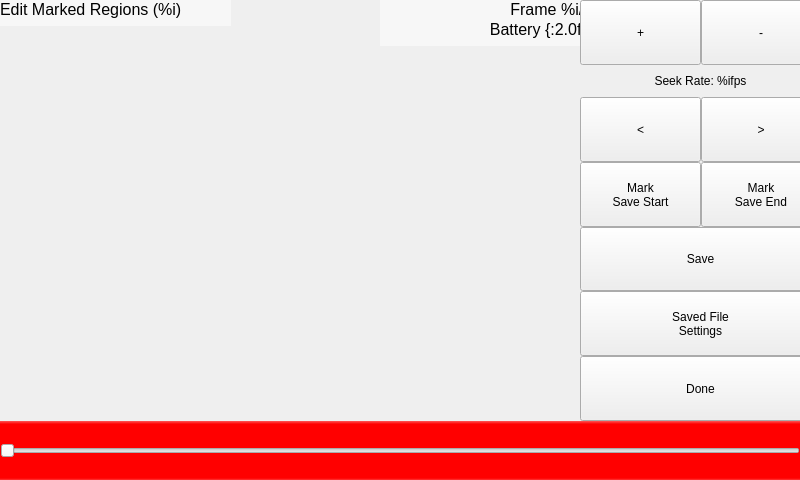
<?xml version="1.0" encoding="UTF-8"?>
<ui version="4.0">
 <class>Form</class>
 <widget class="QWidget" name="Form">
  <property name="geometry">
   <rect>
    <x>0</x>
    <y>0</y>
    <width>800</width>
    <height>480</height>
   </rect>
  </property>
  <property name="windowTitle">
   <string>Play &amp; Save</string>
  </property>
  <widget class="QWidget" name="gridLayoutWidget">
   <property name="geometry">
    <rect>
     <x>580</x>
     <y>0</y>
     <width>241</width>
     <height>421</height>
    </rect>
   </property>
   <layout class="QGridLayout" name="gridLayout" rowstretch="2,1,2,2,2,2,2" columnstretch="1,1">
    <property name="spacing">
     <number>0</number>
    </property>
    <item row="2" column="1">
     <widget class="Button" name="uiSeekForward">
      <property name="sizePolicy">
       <sizepolicy hsizetype="Ignored" vsizetype="Ignored">
        <horstretch>0</horstretch>
        <verstretch>0</verstretch>
       </sizepolicy>
      </property>
      <property name="text">
       <string>&gt;</string>
      </property>
      <property name="clickMarginLeftSetter" stdset="0">
       <enum>Button::none</enum>
      </property>
      <property name="clickMarginTopSetter" stdset="0">
       <enum>Button::none</enum>
      </property>
      <property name="clickMarginBottomSetter" stdset="0">
       <enum>Button::none</enum>
      </property>
      <property name="customStyleSheet" stdset="0">
       <string>Button { border-left-width: 0px; }</string>
      </property>
     </widget>
    </item>
    <item row="3" column="1">
     <widget class="Button" name="uiMarkEnd">
      <property name="sizePolicy">
       <sizepolicy hsizetype="Ignored" vsizetype="Ignored">
        <horstretch>0</horstretch>
        <verstretch>0</verstretch>
       </sizepolicy>
      </property>
      <property name="text">
       <string>Mark
Save End</string>
      </property>
      <property name="clickMarginLeftSetter" stdset="0">
       <enum>Button::none</enum>
      </property>
      <property name="clickMarginTopSetter" stdset="0">
       <enum>Button::none</enum>
      </property>
      <property name="clickMarginBottomSetter" stdset="0">
       <enum>Button::none</enum>
      </property>
      <property name="customStyleSheet" stdset="0">
       <string>Button { border-top-width: 0; border-left-width: 0; }</string>
      </property>
     </widget>
    </item>
    <item row="4" column="0" colspan="2">
     <widget class="Button" name="uiSave">
      <property name="sizePolicy">
       <sizepolicy hsizetype="Ignored" vsizetype="Ignored">
        <horstretch>0</horstretch>
        <verstretch>0</verstretch>
       </sizepolicy>
      </property>
      <property name="text">
       <string>Save</string>
      </property>
      <property name="clickMarginTopSetter" stdset="0">
       <enum>Button::none</enum>
      </property>
      <property name="clickMarginBottomSetter" stdset="0">
       <enum>Button::none</enum>
      </property>
      <property name="customStyleSheet" stdset="0">
       <string>Button { border-top-width: 0 }</string>
      </property>
     </widget>
    </item>
    <item row="6" column="0" colspan="2">
     <widget class="Button" name="uiDone">
      <property name="sizePolicy">
       <sizepolicy hsizetype="Ignored" vsizetype="Ignored">
        <horstretch>0</horstretch>
        <verstretch>0</verstretch>
       </sizepolicy>
      </property>
      <property name="text">
       <string>Done</string>
      </property>
      <property name="clickMarginTopSetter" stdset="0">
       <enum>Button::none</enum>
      </property>
      <property name="clickMarginBottomSetter" stdset="0">
       <enum>Button::none</enum>
      </property>
      <property name="customStyleSheet" stdset="0">
       <string>Button { border-top-width: 0 }</string>
      </property>
     </widget>
    </item>
    <item row="3" column="0">
     <widget class="Button" name="uiMarkStart">
      <property name="sizePolicy">
       <sizepolicy hsizetype="Ignored" vsizetype="Ignored">
        <horstretch>2</horstretch>
        <verstretch>2</verstretch>
       </sizepolicy>
      </property>
      <property name="text">
       <string>Mark
Save Start</string>
      </property>
      <property name="clickMarginRightSetter" stdset="0">
       <enum>Button::none</enum>
      </property>
      <property name="clickMarginTopSetter" stdset="0">
       <enum>Button::none</enum>
      </property>
      <property name="clickMarginBottomSetter" stdset="0">
       <enum>Button::none</enum>
      </property>
      <property name="customStyleSheet" stdset="0">
       <string>Button { border-top-width: 0 }</string>
      </property>
     </widget>
    </item>
    <item row="2" column="0">
     <widget class="Button" name="uiSeekBackward">
      <property name="sizePolicy">
       <sizepolicy hsizetype="Ignored" vsizetype="Ignored">
        <horstretch>0</horstretch>
        <verstretch>0</verstretch>
       </sizepolicy>
      </property>
      <property name="text">
       <string>&lt;</string>
      </property>
      <property name="clickMarginRightSetter" stdset="0">
       <enum>Button::none</enum>
      </property>
      <property name="clickMarginTopSetter" stdset="0">
       <enum>Button::none</enum>
      </property>
      <property name="clickMarginBottomSetter" stdset="0">
       <enum>Button::none</enum>
      </property>
     </widget>
    </item>
    <item row="1" column="0" colspan="2">
     <widget class="Label" name="uiSeekRateDisplay">
      <property name="sizePolicy">
       <sizepolicy hsizetype="Ignored" vsizetype="Ignored">
        <horstretch>1</horstretch>
        <verstretch>1</verstretch>
       </sizepolicy>
      </property>
      <property name="text">
       <string>Seek Rate: %ifps</string>
      </property>
      <property name="alignment">
       <set>Qt::AlignCenter</set>
      </property>
     </widget>
    </item>
    <item row="5" column="0" colspan="2">
     <widget class="Button" name="uiSavedFileSettings">
      <property name="sizePolicy">
       <sizepolicy hsizetype="Ignored" vsizetype="Ignored">
        <horstretch>0</horstretch>
        <verstretch>0</verstretch>
       </sizepolicy>
      </property>
      <property name="text">
       <string>Saved File
Settings</string>
      </property>
      <property name="clickMarginTopSetter" stdset="0">
       <enum>Button::none</enum>
      </property>
      <property name="clickMarginBottomSetter" stdset="0">
       <enum>Button::none</enum>
      </property>
      <property name="customStyleSheet" stdset="0">
       <string>Button { border-top-width: 0 }</string>
      </property>
     </widget>
    </item>
    <item row="0" column="1">
     <widget class="Button" name="uiSeekSlower">
      <property name="sizePolicy">
       <sizepolicy hsizetype="Ignored" vsizetype="Ignored">
        <horstretch>0</horstretch>
        <verstretch>0</verstretch>
       </sizepolicy>
      </property>
      <property name="text">
       <string>-</string>
      </property>
      <property name="clickMarginLeftSetter" stdset="0">
       <enum>Button::none</enum>
      </property>
      <property name="clickMarginTopSetter" stdset="0">
       <enum>Button::none</enum>
      </property>
      <property name="clickMarginBottomSetter" stdset="0">
       <enum>Button::none</enum>
      </property>
      <property name="customStyleSheet" stdset="0">
       <string>Button { border-top-width: 0px; }</string>
      </property>
     </widget>
    </item>
    <item row="0" column="0">
     <widget class="Button" name="uiSeekFaster">
      <property name="sizePolicy">
       <sizepolicy hsizetype="Ignored" vsizetype="Ignored">
        <horstretch>0</horstretch>
        <verstretch>0</verstretch>
       </sizepolicy>
      </property>
      <property name="text">
       <string>+</string>
      </property>
      <property name="clickMarginRightSetter" stdset="0">
       <enum>Button::none</enum>
      </property>
      <property name="clickMarginTopSetter" stdset="0">
       <enum>Button::none</enum>
      </property>
      <property name="clickMarginBottomSetter" stdset="0">
       <enum>Button::none</enum>
      </property>
      <property name="customStyleSheet" stdset="0">
       <string>Button { border-top-width: 0px; border-right-width: 0; }</string>
      </property>
     </widget>
    </item>
   </layout>
  </widget>
  <widget class="QWidget" name="uiTimelineVisualization" native="true">
   <property name="geometry">
    <rect>
     <x>0</x>
     <y>421</y>
     <width>800</width>
     <height>60</height>
    </rect>
   </property>
   <property name="styleSheet">
    <string notr="true">background: qlineargradient( x1:0 y1:0, x2:0 y2:1, stop:0 #F55, stop:0.05 red, stop:0.95 red, stop:1 #F55);</string>
   </property>
  </widget>
  <widget class="Label" name="uiEditMarkedRegions">
   <property name="geometry">
    <rect>
     <x>0</x>
     <y>0</y>
     <width>231</width>
     <height>26</height>
    </rect>
   </property>
   <property name="styleSheet">
    <string notr="true">
			font-size: 16px;
			background: rgba(255,255,255, 128);
		</string>
   </property>
   <property name="text">
    <string>Edit Marked Regions (%i)</string>
   </property>
   <property name="alignment">
    <set>Qt::AlignLeading|Qt::AlignLeft|Qt::AlignTop</set>
   </property>
  </widget>
  <widget class="Label" name="uiFrameReadout">
   <property name="geometry">
    <rect>
     <x>380</x>
     <y>0</y>
     <width>221</width>
     <height>20</height>
    </rect>
   </property>
   <property name="styleSheet">
    <string notr="true">
			font-size: 16px;
			background: rgba(255,255,255, 128);
		</string>
   </property>
   <property name="text">
    <string>Frame %i/%i</string>
   </property>
   <property name="alignment">
    <set>Qt::AlignRight|Qt::AlignTop|Qt::AlignTrailing</set>
   </property>
  </widget>
  <widget class="Backdrop" name="backdrop">
   <property name="geometry">
    <rect>
     <x>600</x>
     <y>0</y>
     <width>201</width>
     <height>420</height>
    </rect>
   </property>
   <property name="customStyleSheet" stdset="0">
    <string>border-left: 1px solid black;</string>
   </property>
  </widget>
  <widget class="Label" name="uiBatteryReadout">
   <property name="geometry">
    <rect>
     <x>380</x>
     <y>20</y>
     <width>221</width>
     <height>26</height>
    </rect>
   </property>
   <property name="styleSheet">
    <string notr="true">
			font-size: 16px;
			background: rgba(255,255,255, 128);
		</string>
   </property>
   <property name="text">
    <string>Battery {:2.0f}%</string>
   </property>
   <property name="alignment">
    <set>Qt::AlignRight|Qt::AlignTop|Qt::AlignTrailing</set>
   </property>
  </widget>
  <widget class="Slider" name="uiSeekSlider">
   <property name="geometry">
    <rect>
     <x>0</x>
     <y>400</y>
     <width>800</width>
     <height>101</height>
    </rect>
   </property>
   <property name="maximum">
    <number>1000</number>
   </property>
   <property name="orientation">
    <enum>Qt::Horizontal</enum>
   </property>
  </widget>
  <zorder>uiTimelineVisualization</zorder>
  <zorder>uiSeekSlider</zorder>
  <zorder>uiBatteryReadout</zorder>
  <zorder>backdrop</zorder>
  <zorder>uiFrameReadout</zorder>
  <zorder>gridLayoutWidget</zorder>
  <zorder>uiEditMarkedRegions</zorder>
 </widget>
 <customwidgets>
  <customwidget>
   <class>Backdrop</class>
   <extends>QLabel</extends>
   <header>backdrop</header>
  </customwidget>
  <customwidget>
   <class>Button</class>
   <extends>QPushButton</extends>
   <header>button</header>
  </customwidget>
  <customwidget>
   <class>Label</class>
   <extends>QLabel</extends>
   <header>label</header>
  </customwidget>
  <customwidget>
   <class>Slider</class>
   <extends>QSlider</extends>
   <header>slider</header>
  </customwidget>
 </customwidgets>
 <tabstops>
  <tabstop>uiDone</tabstop>
  <tabstop>uiSeekFaster</tabstop>
  <tabstop>uiSeekSlower</tabstop>
  <tabstop>uiSeekBackward</tabstop>
  <tabstop>uiSeekForward</tabstop>
  <tabstop>uiMarkStart</tabstop>
  <tabstop>uiMarkEnd</tabstop>
  <tabstop>uiSave</tabstop>
  <tabstop>uiSavedFileSettings</tabstop>
  <tabstop>uiSeekSlider</tabstop>
 </tabstops>
 <resources/>
 <connections/>
</ui>
